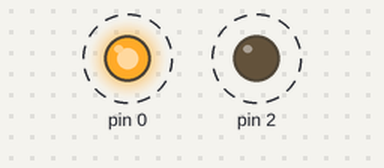
Simulated run of this sketch. Board: Arduino Uno, built with avr-gcc and run on an emulated ATmega328P. Shown: output pins drawn as LEDs (lit = HIGH). Dashed ring = blinking.

Above: at 0.2 s.
Timing chart, 0 to 3.0 s (numbered marks = the images above):
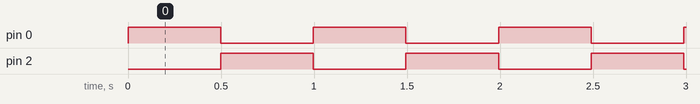

The sketch:

1.5.ino
```cpp
#include <avr/io.h>
#include <util/delay.h>

int main(void)
{
  int count = 0;
  DDRD = 0x05;
  TCCR0A = 0x00;
  TCCR0B = 0x03;
  PORTD = 0x01;
  while(true){
     if(TCNT0 == 249){
      count++;
      TCNT0 = 0;
    }
    if (count == 500){
      PORTD ^= 0x05;
      count = 0;
    }
  }
}
```

Measured:
- by itself, pin 0, pin 2: alternates HIGH for 0.50 s and LOW for 0.50 s
